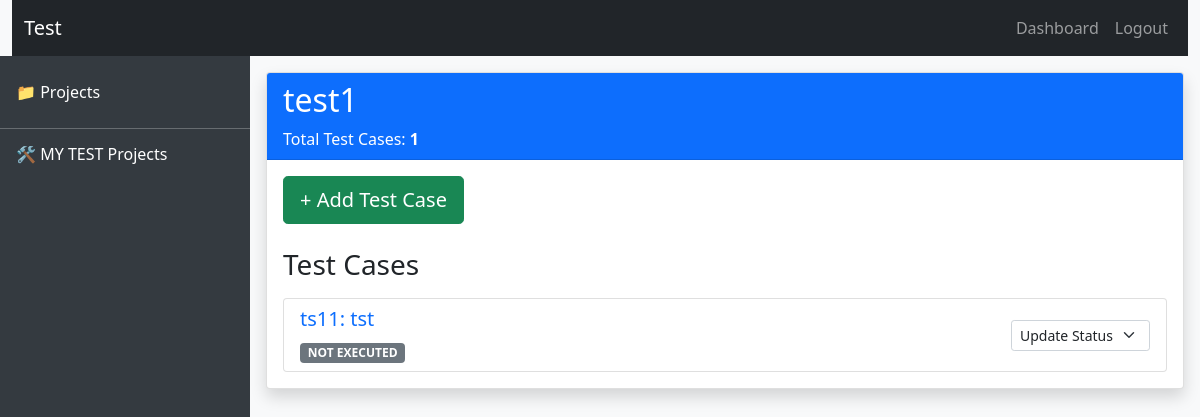
Screenshot of /suite/1 (signed in) with the database file from the repository.
### app.py (models this page shows)
class TestSuite(db.Model):
	id = db.Column(db.Integer, primary_key=True)
	name = db.Column(db.String(100), nullable=False)
	user_id = db.Column(db.Integer, db.ForeignKey('user.id'), nullable=False)
	abbreviation = db.Column(db.String(10), nullable=False)  # 약칭 필드
	created_at = db.Column(db.DateTime, default=func.now())
	test_cases = db.relationship('TestCase', backref='suite', lazy=True)

class TestCase(db.Model):
	id = db.Column(db.Integer, primary_key=True)
	case_id = db.Column(db.String(50), unique=True, nullable=False)  # CASE-ID
	title = db.Column(db.String(100), nullable=False)
	precondition = db.Column(db.Text)  # Precondition(전제조건)
	steps = db.Column(db.Text)
	expected_result = db.Column(db.Text)
	suite_id = db.Column(db.Integer, db.ForeignKey('test_suite.id'), nullable=False)
	user_id = db.Column(db.Integer, db.ForeignKey('user.id'), nullable=False)
	user = db.relationship('User', backref=db.backref('test_cases', lazy=True))
	created_at = db.Column(db.DateTime, default=func.now())
	status = db.Column(db.String(10), nullable=True)  # 상태값 (PASS, FAIL, NOT_RUN)

### app.py (the view)
@app.route('/suite/<int:suite_id>')
@login_required
def view_suite(suite_id):
	suite = TestSuite.query.filter_by(
		id=suite_id,
		user_id=current_user.id
	).first_or_404()  # 404 에러 자동 처리
	return render_template('suite.html', suite=suite)

### app.py (called while the page is built)
@login_manager.user_loader
def load_user(user_id):
	return User.query.get(int(user_id))

### templates/suite.html (shortened to what this page needs)
{% extends "base.html" %}
{% block content %}
<div class="card">
    <div class="card-header bg-primary text-white">
        <h2>{{ suite.name }}</h2>
        <p class="mb-0">Total Test Cases: <span class="fw-bold">{{ suite.test_cases|length }}</span></p>
    </div>
    <div class="card-body">
        <button class="btn btn-success btn-lg mb-4" data-bs-toggle="modal" data-bs-target="#addTestCaseModal">
            + Add Test Case
        </button>
        <h3 class="mb-3">Test Cases</h3>
        <div class="list-group">
            {% for case in suite.test_cases %}
            <div class="list-group-item">
                <div class="d-flex justify-content-between align-items-center">
                    <a href="/case/{{ case.id }}" class="text-decoration-none flex-grow-1">
                        <div>
                            <h5 class="mb-1">{{ case.case_id }}: {{ case.title }}</h5>
                            <div>
                        <span class="badge
                            {% if case.executions|length > 0 %}
                                {% if case.executions[-1].result == 'PASS' %} bg-success
                                {% elif case.executions[-1].result == 'FAIL' %} bg-danger
                                {% else %} bg-warning text-dark
                                {% endif %}
                            {% else %}
                                bg-secondary text-white
                            {% endif %}
                        ">
                            {% if case.executions|length > 0 %}
                                {{ case.executions[-1].result }}
                            {% else %}
                                NOT EXECUTED
                            {% endif %}
                        </span>
                            </div>
                        </div>
                    </a>
                    <form method="POST" action="/update_case_result/{{ case.id }}" class="d-inline">
                        <select name="result" class="form-select form-select-sm w-auto" onchange="this.form.submit()">
                            <option value="" disabled selected>Update Status</option>
                        </select>
                    </form>
                </div>
            </div>
            {% else %}
            <div class="alert alert-warning">
                No test cases found. Add one!
            </div>
            {% endfor %}
        </div>
    </div>
</div>
{% endblock %}

### templates/base.html (style rules this page uses)
.card { margin-bottom: 2rem; box-shadow: 0 0.5rem 1rem rgba(0, 0, 0, 0.15); }

### rows the page displays
TestSuite: name "test1"
TestCase: case_id "ts11", title "tst"

### other values shown
{{ suite.test_cases|length }} "1"
